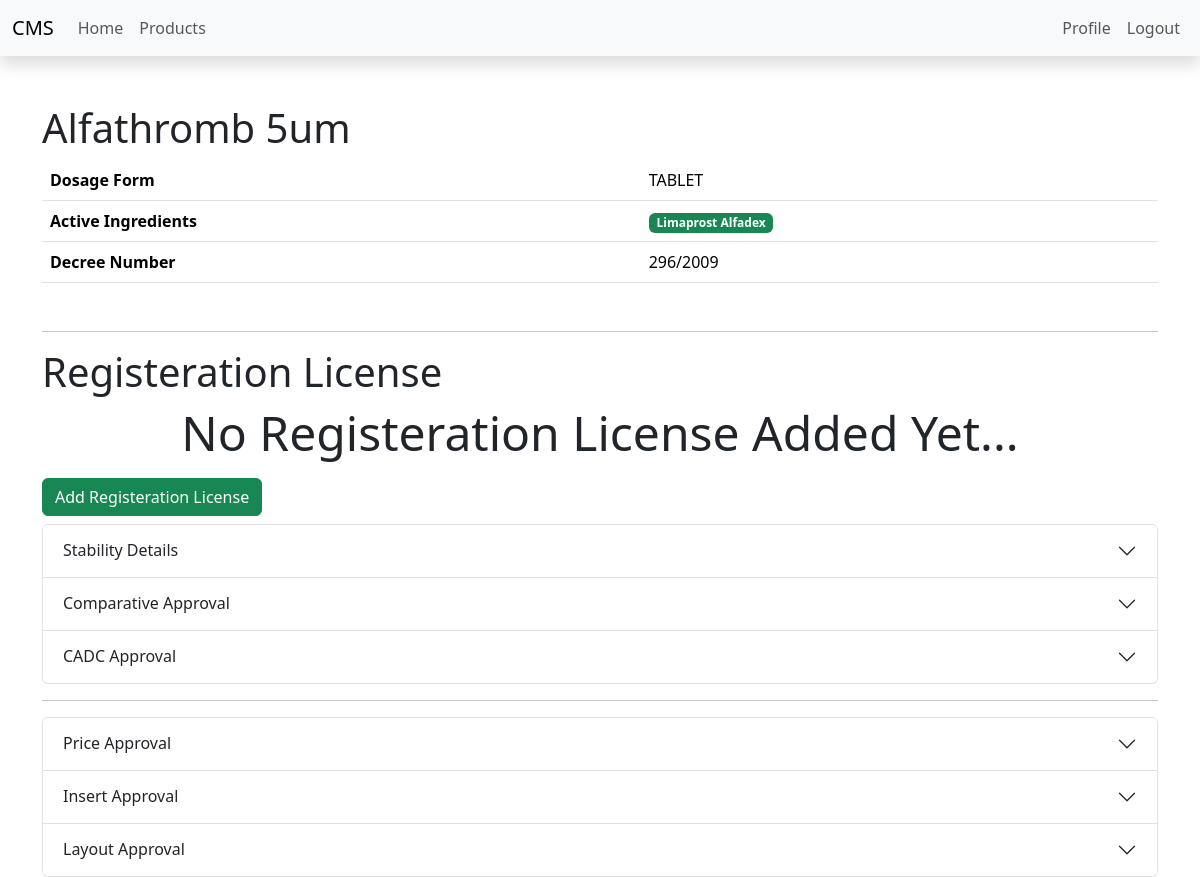
The page /products/4 (signed in) on the database as committed earlier.
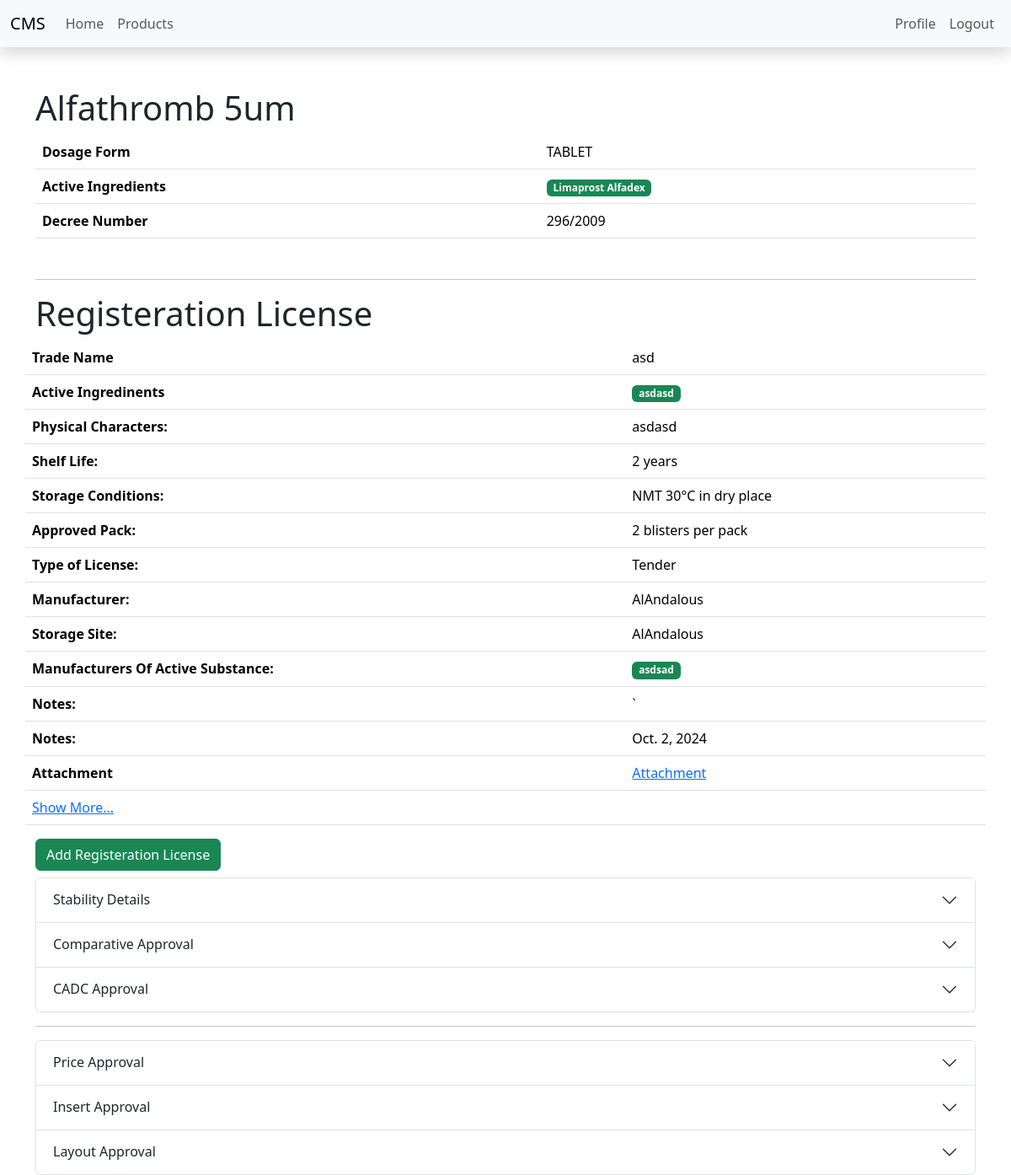
The same page on the database as committed later.
### products/models.py (models this page shows, shortened)
class Product(models.Model):
    class Meta:
        ordering = ["name"]
    name = models.CharField(max_length=1000)
    dosage_form = models.ForeignKey(DosageForm, on_delete=models.CASCADE,default=1)
    active_ingredients = models.CharField(max_length=1000)
    decree_no = models.ForeignKey(RegisterationDecree,on_delete=models.CASCADE,default=1)

class DosageForm(models.Model):
    dosage_form = models.CharField(max_length=300)
    code = models.CharField(max_length=6)
    def __str__(self):
        return self.dosage_form

class RegisterationDecree(models.Model):
    decree_no = models.IntegerField(default=296)
    year = models.IntegerField(default=2009)
    def __str__(self):
        return str(self.decree_no) + "/" + str(self.year)

class RegisterationLicense(models.Model):
    trade_name = models.CharField(max_length=100)
    active_ingredients = models.CharField(max_length=400)
    physical_character = models.CharField(max_length=400)
    shelf_life = models.CharField(max_length=400)
    storage_condition = models.CharField(max_length=100)
    approved_pack = models.CharField(max_length=200)
    price = models.CharField(max_length=100)
    type_of_license = models.CharField(max_length=100)
    license_holder = models.CharField(max_length=100)
    manufacturer = models.CharField(max_length=1000)
    storage_site = models.CharField(max_length=1000)
    manufacturer_of_active_substance = models.CharField(max_length=3000)
    notes = models.TextField(null=True)
    issuance_date = models.DateField()
    attachment = models.FileField(upload_to=upload_to)
    decree_no = models.ForeignKey(RegisterationDecree,on_delete=models.CASCADE)
    registeration_number = models.CharField(max_length=20)
    invalidation_date = models.DateField()
    product = models.ForeignKey(Product,on_delete=models.CASCADE)

### products/views.py (the view)
# urls.py: path('<pk>',DetailProduct.as_view(),name="detail_product"),
class DetailProduct(DetailView):
    model = Product
    context_object_name = "product"
    template_name = "./product/detail_product.html"
    def get_object(self):
        pk = self.kwargs["pk"]
        product= Product.objects.prefetch_related().get(pk=pk)
        return product

### products/templatetags/sharedutils.py (called while the page is built)
@register.filter(name="split")
def split(data,delimiter):
    return data.split(delimiter)

### Templates/Product/detail_product.html (shortened to what this page needs)
{% extends "../__layout__.html" %}
{% load static %}
{% load sharedutils  %}
{% block content %}
<div class="container">
    <div class="my-5 rounded">
        <h1>{{ product.name }}</h1>
        <table class="table">
            <tbody>
                <tr>
                    <th scope="row">Dosage Form</th>
                    <td>{{ product.dosage_form }}</td>
                </tr>
                <tr>
                    <th scope="row">Active Ingredients</th>
                    <td>
                        {% for API in product.active_ingredients|split:","  %}
                        <b class="badge bg-success">{{API}}</b>
                        {% endfor %}
                    </td>
                </tr>
                <tr>
                    <th scope="row">Decree Number</th>
                    <td>{{ product.decree_no }}</td>
                </tr>
            </tbody>
        </table>
    </div>
    <hr>
    <div class="pb-2">
        <h1>Registeration License</h1>
        <div class="row rounded">
            {% if product.registerationlicense_set.last != None %}
            <table class="table">
                <tbody>
                    {% with product.registerationlicense_set.last as registerationlicense %}
                    <tr>
                        <th scope="row">Trade Name</th>
                        <td>{{ registerationlicense.trade_name }}</td>
                    </tr>
                    <tr>
                        <th scope="row">Active Ingredinents</th>
                        <td>
                            {% for API in registerationlicense.active_ingredients|split:"," %}
                            <b class="badge bg-success">{{ API }}</b>
                            {% endfor %}
                        </td>
                    </tr>
                    <tr>
                        <th scope="row">Physical Characters:</th>
                        <td>{{ registerationlicense.physical_character }}</td>
                    </tr>
                    <tr>
                        <th scope="row">Shelf Life:</th>
                        <td>{{ registerationlicense.shelf_life }}</td>
                    </tr>
                    <tr>
                        <th scope="row">Storage Conditions:</th>
                        <td>{{ registerationlicense.storage_condition }}</td>
                    </tr>
                    <tr>
                        <th scope="row">Approved Pack:</th>
                        <td>{{ registerationlicense.approved_pack }}</td>
                    </tr>
                    <tr>
                        <th scope="row">Type of License:</th>
                        <td>{{ registerationlicense.type_of_license }}</td>
                    </tr>
                    <tr>
                        <th scope="row">Manufacturer:</th>
                        <td>{{ registerationlicense.manufacturer }}</td>
                    </tr>
                    <tr>
                        <th scope="row">Storage Site:</th>
                        <td>{{ registerationlicense.storage_site }}</td>
                    </tr>
                    <tr>
                        <th scope="row">Manufacturers Of Active Substance:</th>
                        <td>
                            {% for manufacturer in registerationlicense.manufacturer_of_active_substance|split:","  %}
                            <b class="badge bg-success">{{ manufacturer }}</b>
                            {% endfor %}
                        </td>
                    </tr>
                    <tr>
                        <th scope="row">Notes:</th>
                        <td>
                            {{ registerationlicense.notes }}
                        </td>
                    </tr>
                    <tr>
                        <th scope="row">Notes:</th>
                        <td>
                            {{ registerationlicense.issuance_date }}
                        </td>
                    </tr>
                    <tr>
                        <th scope="row">Attachment</th>
                        <td><a id="registerationlicense" target="_blank"
                                href="/media/{{ registerationlicense.attachment }}">Attachment</a>
                        </td>
                    </tr>
                    {% endwith %}
                    <tr>
                        <td colspan="2"><a href="{% url 'product:list_nameapproval' pk=product.pk %}">Show More...</a>
                        </td>
                    </tr>
                </tbody>
            </table>
            {% else %}
            <p class="text-center display-5">No Registeration License Added Yet...</p>
            {% endif %}
        </div>
        <a href="{% url 'product:create_registerationlicense' product.pk %}" class="btn btn-success">Add Registeration
            License</a>
    </div>
    <div class="accordion" id="Details">
        <div class="accordion-item">
            <h2 class="accordion-header" id="stabilityHeading">
                <button class="accordion-button collapsed" type="button" data-bs-toggle="collapse"
                    data-bs-target="#StabilityBody" aria-controls="StabilityBody">
                    Stability Details
                </button>
            </h2>
        </div>
        <div class="accordion-item">
            <h2 class="accordion-header" id="headingTwo">
                <button class="accordion-button collapsed" type="button" data-bs-toggle="collapse"
                    data-bs-target="#comparativeApproval" aria-expanded="false" aria-controls="comparativeApproval">
                    Comparative Approval
                </button>
            </h2>
        </div>
        <div class="accordion-item">
            <h2 class="accordion-header" id="headingThree">
                <button class="accordion-button collapsed" type="button" data-bs-toggle="collapse"
                    data-bs-target="#collapseThree" aria-expanded="false" aria-controls="collapseThree">
                    CADC Approval
                </button>
            </h2>
        </div>
    </div>
    <hr>
    <div class="accordion" id="Details">
        <div class="accordion-item">
            <h2 class="accordion-header" id="stabilityHeading">
                <button class="accordion-button collapsed" type="button" data-bs-toggle="collapse"
                    data-bs-target="#PriceApproval" aria-controls="PriceApproval">
                    Price Approval
                </button>
            </h2>
        </div>
        <div class="accordion-item">
            <h2 class="accordion-header" id="headingTwo">
                <button class="accordion-button collapsed" type="button" data-bs-toggle="collapse"
                    data-bs-target="#InsertApproval" aria-expanded="false" aria-controls="InsertApproval">
                    Insert Approval
                </button>
            </h2>
        </div>
        <div class="accordion-item">
            <h2 class="accordion-header" id="headingThree">
                <button class="accordion-button collapsed" type="button" data-bs-toggle="collapse"
                    data-bs-target="#LayoutApproval" aria-expanded="false" aria-controls="LayoutApproval">
                    Layout Approval
                </button>
            </h2>
        </div>
    </div>
</div>
{% endblock %}

### Templates/__layout__.html (shortened to what this page needs)
{% load static %}
<!DOCTYPE html>
<html lang="en">
<head>
    <link rel="stylesheet" href="{% static './css/bootstrap.min.css' %}">
    <link rel="stylesheet" href="{% static './css/main.css' %}">
</head>
<body>
    <nav class="navbar shadow navbar-expand-lg navbar-light bg-light">
        <div class="container-fluid">
          <a class="navbar-brand" href="{% url 'index' %}">CMS</a>
          <div class="collapse navbar-collapse" id="navbarSupportedContent">
            <ul class="navbar-nav me-auto mb-2 mb-lg-0">
              {% if user.is_authenticated %}
              <li class="nav-item">
                <a class="nav-link" href="{% url 'index' %}">Home</a>
              </li>
              <li class="nav-item">
                <a class="nav-link" href="{% url 'product:products_index' %}">Products</a>
              </li>
              {% endif %}
            </ul>
            <ul class="navbar-nav mb-2 mb-lg-0">
              {% if not user.is_authenticated %}
              <a class="nav-link" href="{% url "login" %}">Login</a>
              {% else %}
              <a class="nav-link" href="{% url "logout" %}">Profile</a>
              <a class="nav-link" href="{% url "logout" %}">Logout</a>
              {% endif %}
            </ul>
          </div>
        </div>
      </nav>
    {% block content %}
    {% endblock %}
</body>
</html>

### Static/css/main.css (style rules this page uses)
* { overflow-wrap: break-word !important; }
b.badge { display:inline-block; overflow-wrap: break-word !important; }

Rows that differ between the two databases and show on the page:
added RegisterationLicense: trade_name "asd", active_ingredients "asdasd", physical_character "asdasd", shelf_life "2 years", storage_condition "NMT 30°C in dry place", approved_pack "2 blisters per pack", type_of_license "Tender", manufacturer "AlAndalous", storage_site "AlAndalous", manufacturer_of_active_substance "asdsad", notes "`", issuance_date "Oct. 2, 2024"
Other text that changed with them:
text no longer shown: "No Registeration License Added Yet..."
text now shown: "Trade Name Active Ingredinents Physical Characters: Shelf Life: Storage Conditions: Approved Pack: Type of License: Manufacturer: Storage Site: Manufacturers Of Active Substance: Notes: Notes: Attachment Attachment Show More..."
